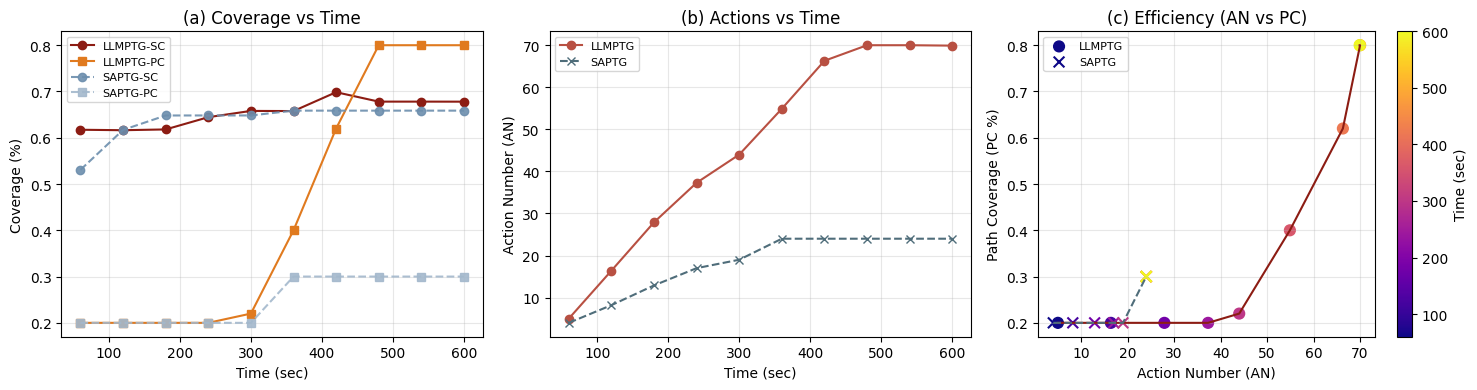

Python code for this plot:
import pandas as pd
import matplotlib.pyplot as plt

# 配色方案 2：暖色对比风（酒红-橙-灰蓝）
PRIMARY_SC = '#8C1C13'
PRIMARY_PC = '#E07A1F'
COMPARE_SC = '#6C8EAD'
COMPARE_PC = '#A3B8CC'
PRIMARY_LINE = '#8C1C13'
COMPARE_LINE = '#4F6D7A'
AN_PRIMARY = '#B85042'
AN_COMPARE = '#4F6D7A'
TIME_CMAP = 'plasma'

# ===== 1. 读取Excel =====
file_path = "data/results.xlsx"   # 修改为你的路径
sheet_name = "LMT vs SAMT"

df = pd.read_excel(file_path, sheet_name=sheet_name)

# ===== 2. 数据提取 =====
time = df['Times(s)']

llm_sc = df['LLM PTG-based Testing SC']
llm_pc = df['LLM PTG-based Testing PC']
llm_an = df['LLM PTG-based Testing AN']

rand_sc = df['SA PTG-based Testing SC']
rand_pc = df['SA PTG-based Testing PC']
rand_an = df['SA PTG-based Testing AN']

# 创建子图
fig, axs = plt.subplots(1, 3, figsize=(15,4))

# ===================== (a) Time → Coverage =====================
axs[0].plot(time, llm_sc, marker='o', color=PRIMARY_SC, label='LLMPTG-SC')
axs[0].plot(time, llm_pc, marker='s', color=PRIMARY_PC, label='LLMPTG-PC')

axs[0].plot(time, rand_sc, marker='o', linestyle='--', color=COMPARE_SC, label='SAPTG-SC', alpha=0.9)
axs[0].plot(time, rand_pc, marker='s', linestyle='--', color=COMPARE_PC, label='SAPTG-PC', alpha=0.9)

axs[0].set_xlabel('Time (sec)')
axs[0].set_ylabel('Coverage (%)')
axs[0].set_title('(a) Coverage vs Time')
axs[0].grid(alpha=0.3)
axs[0].legend(fontsize=8)

# ===================== (b) Time → AN =====================
axs[1].plot(time, llm_an, marker='o', color=AN_PRIMARY, label='LLMPTG')
axs[1].plot(time, rand_an, marker='x', linestyle='--', color=AN_COMPARE, label='SAPTG')

axs[1].set_xlabel('Time (sec)')
axs[1].set_ylabel('Action Number (AN)')
axs[1].set_title('(b) Actions vs Time')
axs[1].grid(alpha=0.3)
axs[1].legend(fontsize=8)

# ===================== (c) AN → Coverage =====================
sc = axs[2].scatter(llm_an, llm_pc, c=time, cmap=TIME_CMAP, s=60, label='LLMPTG')
axs[2].plot(llm_an, llm_pc, color=PRIMARY_LINE)

axs[2].scatter(rand_an, rand_pc, c=time, cmap=TIME_CMAP, marker='x', s=60, label='SAPTG')
axs[2].plot(rand_an, rand_pc, linestyle='--', color=COMPARE_LINE)

axs[2].set_xlabel('Action Number (AN)')
axs[2].set_ylabel('Path Coverage (PC %)')
axs[2].set_title('(c) Efficiency (AN vs PC)')
axs[2].grid(alpha=0.3)
axs[2].legend(fontsize=8)

# colorbar（时间）
cbar = fig.colorbar(sc, ax=axs[2])
cbar.set_label('Time (sec)')

# 布局
plt.tight_layout()

plt.savefig("data/diagram_2.png", bbox_inches="tight")

plt.show()
